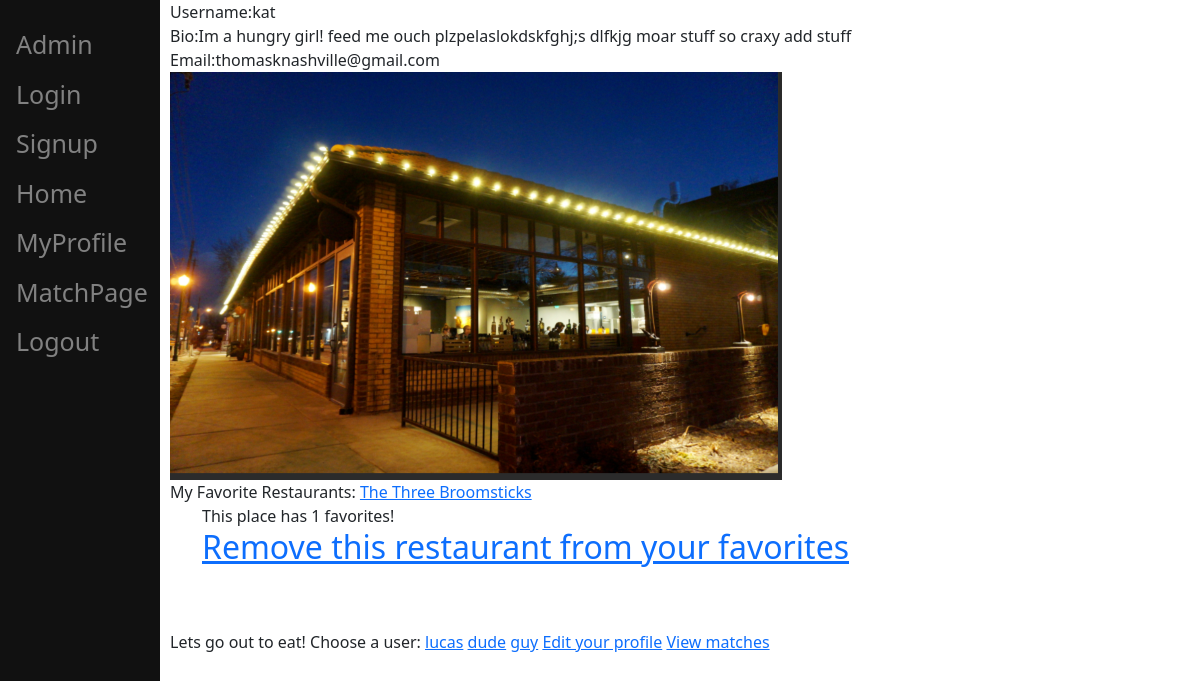
Before: /user/1/ (signed in) with the older database file.
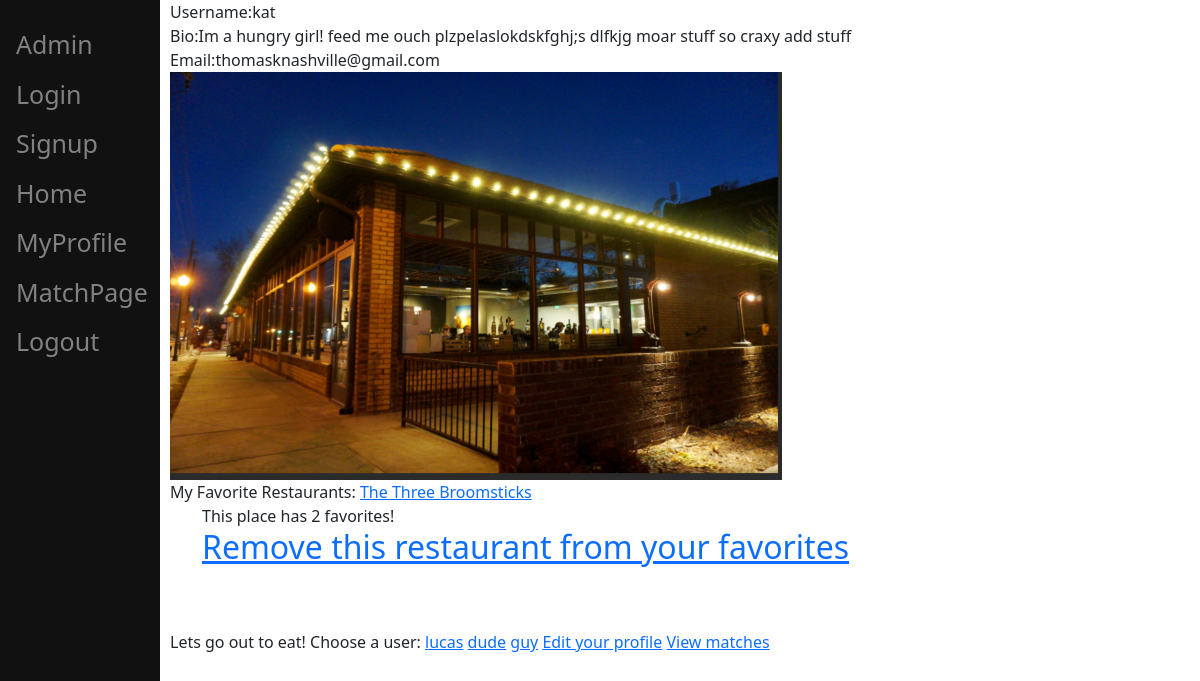
After: the same page with the newer database file.
### users/models.py (models this page shows, shortened)
class TFRUser(AbstractUser):
    email = models.EmailField(null=True, blank=True)
    picture = models.ImageField(
        upload_to="profile_img/", height_field=None, width_field=None, blank=True, null=True)
    bio = models.TextField(max_length=250, blank=True)
    favorites = models.ManyToManyField(
        Restaurant, symmetrical=False, related_name="my_favs", blank=True)

### restaurants/models.py (models this page shows, shortened)
class Restaurant(models.Model):
    name = models.TextField(max_length=200)
    location = models.TextField(max_length=200)
    pic_icon = models.ImageField(
        upload_to="rest_images/", height_field=None, width_field=None, max_length=None)
    sig_dish = models.TextField(max_length=200)
    num_favs = models.IntegerField(default=0)

### users/views.py (the view)
# urls.py: path('user/<int:user_id>/', user_views.profile, name='profile'),
@login_required
def profile(request, user_id: int):
    user = TFRUser.objects.get(id=user_id)
    users=TFRUser.objects.all()
    restaurants = Restaurant.objects.all()
    return render(request, 'profile.html', {'user':user, 'users':users, 'restaurants': restaurants })

### templates/profile.html (shortened to what this page needs)
<!DOCTYPE html>
<html lang="en">
  <head>
    <link
      href="https://cdn.jsdelivr.net/npm/bootstrap@5.0.2/dist/css/bootstrap.min.css"
      rel="stylesheet"
    />
  </head>
  <body>
    <div class="sidenav">
      <a href="/admin/">Admin</a>
      <a href="/login/">Login</a>
      <a href="/signup/">Signup</a>
      <a href="/">Home</a>
      <a href="/user/{{user.id}}/">MyProfile</a>
      <a href="/user/{{user.id}}/match">MatchPage</a>
      <a href="/logout/">Logout</a>
    </div>
    <div id="content" , name="content" , class="main">
      {% block content%} Username:{{user.username}}
      <br />
      Bio:{{user.bio}}
      <br />
      Email:{{user.email}}
      <br />
      {% if user.picture %}
      <img src="{{user.picture.url}}">
      {% endif %}
      <br />
      My Favorite Restaurants:{% for favs in user.favorites.all %}
      <a href="/restaurant/{{favs.id}}/">{{favs.name}}</a>
      <ul>
         This place has {{ favs.num_favs }} favorites! {% endfor %}
        <h2>
          <a href="/restaurant/{{ favs.id }}/{{user.id}}/removefav/">Remove this restaurant from your favorites</a>
        </h2>
      </ul>
      <br />
      <br />
      Lets go out to eat! Choose a user: {% for person in users %} {% if person != request.user %}
      <a href="/user/{{person.id}}/match/">{{person.username}}</a>
      {% endif%} {% endfor %}
      <a href="/user/{{user.id}}/edit/">Edit your profile</a>
        <a href="/user/{{user.id}}/viewmatch/"> View matches</a>
      {% endblock %}
    </div>
  </body>
</html>

### templates/profile.html (style rules this page uses)
.sidenav { height:100%; width:160px; position: fixed; z-index:1; top:0; left:0; background-color:#111; overflow-x: :hidden; padding-top:20px; }
.sidenav a { padding:6px 8px 6px 16px; text-decoration: none; font-size:25px; color: #818181; display:block; }
.main { margin-left:160px; padding: 0px 10px; }

Changed rows visible on the page:
changed Restaurant "The Three Broomsticks": num_favs "1" → "2"
